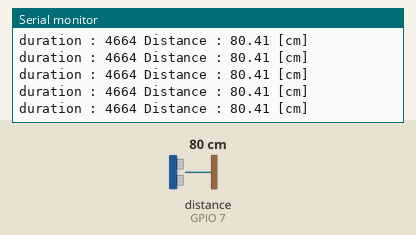
This sketch was run on a simulated ESP32-S3. Parts: the last lines printed to the serial monitor. Wiring (inferred from the names in the program): ultrasonic range finder: trigger GPIO 10; echo GPIO 7. Inputs (shaded band) come from the test bench; at power-on: distance to the obstacle (sensor on GPIO 7) 80 cm. The echo pulse lasts 58.3 µs per cm.

Above: at 1.2 s.
1.3 s: distance to the obstacle (sensor on GPIO 7) set to 2 cm
At 1.38 s:
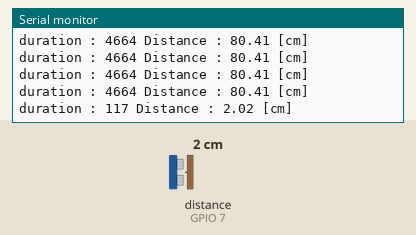
2.8 s: distance to the obstacle (sensor on GPIO 7) set to 4 cm
At 2.89 s:
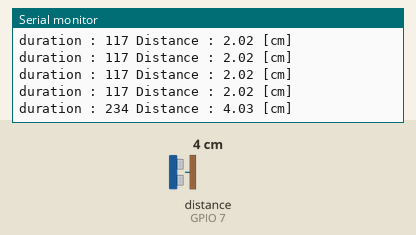
Timing chart, 0 to 5.8 s (numbered marks = the images above; inputs shaded):
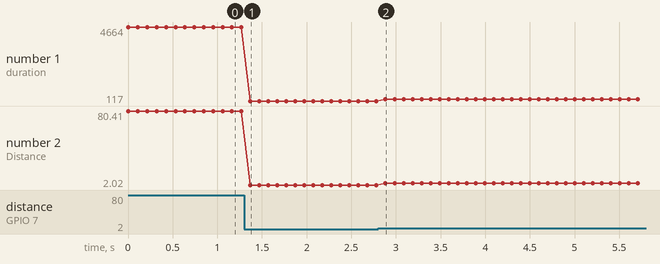

Measured:
- after the input at 1.3 s, the serial monitor: prints a new line after 0.07 s (image 1)
- after the input at 2.8 s, the serial monitor: prints a new line after 0.08 s (image 2)
- plotted number 1: 4664 → 117 after the input at 1.3 s, 117 → 234 after the input at 2.8 s
- plotted number 2: 80.41 → 2.02 after the input at 1.3 s, 2.02 → 4.03 after the input at 2.8 s

The sketch:

TU_arduino_PWM_ultrasonicSensor.ino
```cpp
/*
**********************************
* @author SSSLAB
* @Mod    2022-8-24 by YKKIM
* @bref   Embedded Controller (Arduino): PWM with Ultrasonic Sensor
**********************************
*/
const int trigPin = 10;   // Trigger pin : PWM out
const int echoPin = 7;    // Echo pin : Interrupt in

unsigned long duration;
float distance;

void setup() {
  // Initialize the trigger pin as an output
  pinMode(trigPin, OUTPUT);

  // Initialize the echo pin as an input
  pinMode(echoPin, INPUT);

  Serial.begin(9600);
}

void loop() {
  // Generate pwm singal on the trigger pin.
  digitalWrite(trigPin, LOW);
  delayMicroseconds(2);
  digitalWrite(trigPin, HIGH);
  delayMicroseconds(10);
  digitalWrite(trigPin, LOW);
  delayMicroseconds(10);

  // Distance is calculated using how much time it takes.
  duration = pulseIn(echoPin, HIGH);
  distance = (float)duration / 58.0;

  Serial.printf("duration : %d Distance : ", duration);
  Serial.print(distance);
  Serial.println(" [cm]");
  delay(100);
}
```
